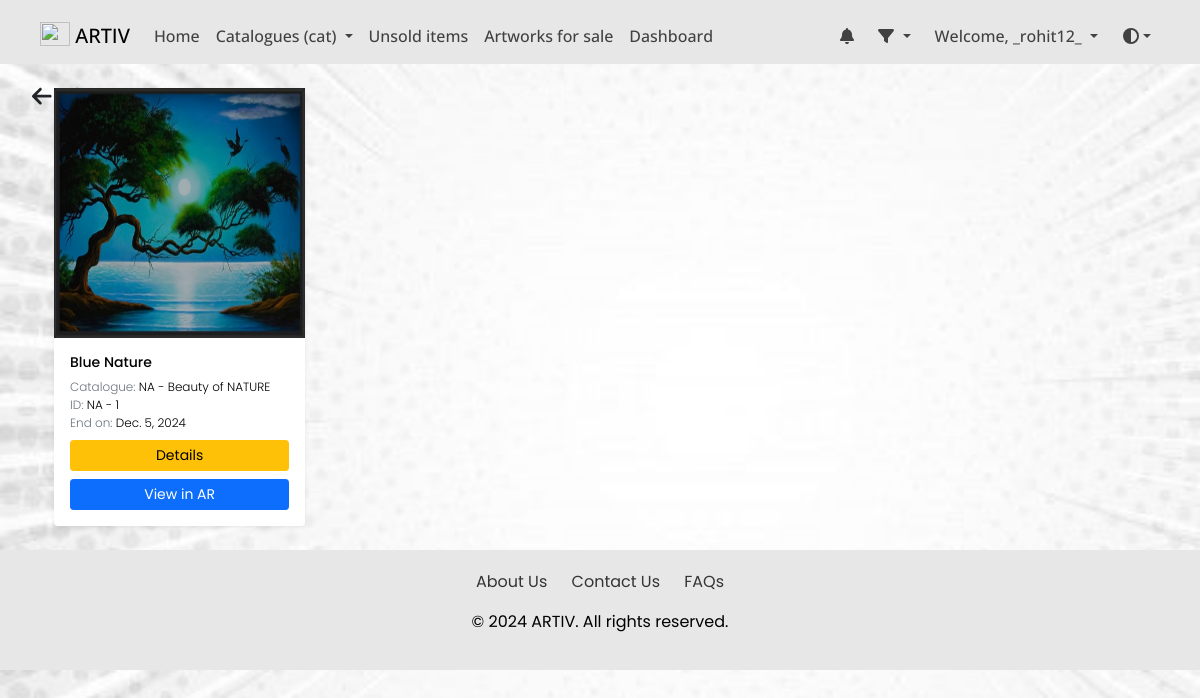
Page /unsold/ (signed in) on the committed database.
### dashboard/models.py (models this page shows, shortened)
class Artwork(models.Model):
    SALE_TYPE_CHOICES = [
        ("discount", "Discount"),
        ("bidding", "Bidding"),
    ]
    sale_type = models.CharField(max_length=10, choices=SALE_TYPE_CHOICES, default='bidding')  # New field
    product_id = models.CharField(max_length=255, default="")
    product_name = models.CharField(max_length=255, default="", blank=False, null=False)
    product_price = models.IntegerField(default=0, null=False)
    opening_bid = models.IntegerField(default=0, null=True, blank=True)
    product_cat = models.ForeignKey("Catalogue", on_delete=models.CASCADE, null=True, blank=True)
    product_qty = models.IntegerField(default=0)
    product_image = models.ImageField(upload_to="arts/")
    dimension_unit = models.CharField(
        max_length=2, choices=[("cm", "Centimeters"), ("ft", "Feet")]
    )
    length_in_centimeters = models.FloatField(default=0.0, blank=True, null=True)
    width_in_centimeters = models.FloatField(default=0.0, blank=True, null=True)
    foot = models.FloatField(default=0, blank=True, null=True)
    inches = models.FloatField(default=0, blank=True, null=True)
    created_at = models.DateField(
        default=timezone.now
    )  # Default to current time zone's now
    end_date = models.DateField(null=True, blank=True)
    user = models.ForeignKey(settings.AUTH_USER_MODEL, on_delete=models.CASCADE, null=True, blank=True)
    is_sold = models.BooleanField(default=False)
    is_purchased = models.BooleanField(default=False)
    status = models.CharField(
        max_length=50,
        choices=[
            ("active", "Active"),
            ("closed", "Closed"),
            ("waiting_for_response", "Waiting for Response"),
            ("unsold", "Unsold"),
        ],
        default="active",
    )
    response_deadline = models.DateTimeField(
        blank=True, null=True
    )  # To store the deadline for buyer response
    buyer_response = models.CharField(
        max_length=11,
        choices=[("yes", "Yes"), ("no", "No"), ("no_response", "No Response")],
        default="no_response",
    )
    discounted_price = models.DecimalField(max_digits=10, decimal_places=2, null=True, blank=True)  # For discount

class Catalogue(models.Model):
    cat_name = models.CharField(max_length=255)
    def __str__(self):
        return self.cat_name

### art/views.py (the view)
# urls.py: path('unsold/',views.UnsoldListView.as_view(),name="unsold_items"),
class UnsoldListView(LoginRequiredMixin, ListView):
    model = Artwork
    template_name = "art/unsold.html"
    context_object_name = "object_list"
    def get_queryset(self):
        queryset = Artwork.objects.filter(
            end_date__lt=timezone.now(), product_qty__gt=0
        )
        filter_param = self.request.GET.get("filter", None)
        if filter_param == "asc":
            queryset = queryset.order_by("end_date")
        elif filter_param == "desc":
            queryset = queryset.order_by("-end_date")
        return queryset

### art/context_processors.py (called while the page is built)
def catalogue_list(request):
    return {"catalogue_list": Catalogue.objects.all()}

### dashboard/templatetags/auth_extras.py (called while the page is built)
@register.filter(name='has_group')
def has_group(user, group_name):
    group = Group.objects.get(name=group_name)
    return True if group in user.groups.all() else False

### templates/art/unsold.html (shortened to what this page needs)
{% extends './layout.html' %}
{% load static %}
{% block css_file %}
<link rel="stylesheet" href="{% static 'dashboard/css/unsold.css'%}" type="text/css">
<link rel="stylesheet" href="https://stackpath.bootstrapcdn.com/bootstrap/4.5.2/css/bootstrap.min.css">
{% endblock %}
{% block body %}
{% load i18n %}
{% load static %}
{% include "./includes/navbar.html" %}
<br>
{% include "./arrow_button.html" %}
<div class="button-container">
    <i class="fa-solid fa-arrow-left" style="cursor:pointer; font-size:1.4rem; margin-right:10px" onclick="goBack()"></i>
</div>
<div class="container">
    <div class="row poppins-regular-products">
        {% for product in object_list %}
        <div class="product-card col-6 col-md-4 col-xxl-2">
            <div class="app-card app-card-doc shadow-sm h-100">
                <div class="app-card-thumb-holder p-3">
                    <div class="app-card-thumb">
                        <img class="thumb-image" src="{{ MEDIA_URL }}{{product.product_image}}" alt="">
                    </div>
                </div>
                <div class="app-card-body p-3 has-card-actions">
                    <h4 class="app-doc-title truncate mb-0">{{product.product_name}}</h4><br>
                    <div class="app-doc-meta">
                        <ul class="list-unstyled mb-0">
                            <li><span class="text-muted">Catalogue:</span> <span class="text-details">{{product.product_cat}}</span></li>
                            <li><span class="text-muted">ID:</span>  <span class="text-details">{{product.product_id}}</span></li>
                            <li><span class="text-muted">End on:</span> <span class="text-details">{{product.end_date}}</span></li>
                        </ul>
                        <div class="btn-group d-flex mx-auto mb-2 mt-2" role="group" aria-label="Basic outlined example">
                            <a href="{% url 'art:product_details' pk=product.pk %}" type="button" class="btn btn-warning btn-sm">Details</a>
                        </div>
                        <div class="d-grid gap-2">
                            <a class="btn btn-primary btn-sm" type="button" href="{% url 'art:view_3d' id=product.id %}">View in AR</a>
                        </div>
                    </div>
                </div>
            </div>
        </div>
        {% empty %}
        <h3 class="open-sans-empty dark-mode-heading"> No artworks to show </h3>
        {% endfor %}
    </div>
</div>
<br>
{% endblock %}

### templates/art/includes/navbar.html (shortened to what this page needs)
{% load static %} {% load auth_extras %}
<!DOCTYPE html>
<html lang="en">
  <head>
    <link
      rel="stylesheet"
      type="text/css"
      href="{% static 'dashboard/css/navbar.css' %}"
    />
  </head>
  <body>
    <nav
      class="navbar navbar-expand-lg border-body open-sans-navbar"
      id="navbar"
    >
      <div class="container-fluid">
        <a
          class="navbar-brand"
          href="#"
          data-toggle="modal"
          data-target="#logoModal"
        >
          <img
            src="{% static 'images/assets/ARTIV_LOGO.jpg' %}"
            alt=""
            width="30"
            height="24"
            class="d-inline-block align-text-top"
          />
          ARTIV
        </a>
        <div class="collapse navbar-collapse" id="navbarSupportedContent">
          <ul class="navbar-nav me-auto mb-2 mb-lg-0">
            <li class="nav-item">
              <a
                class="nav-link"
                aria-current="page"
                href="{% url 'art:index' %}"
                >Home</a
              >
            </li>
            <li class="nav-item dropdown">
              <a
                class="nav-link dropdown-toggle"
                href="#"
                id="navbarDropdown"
                role="button"
                data-toggle="dropdown"
                aria-expanded="false"
              >
                Catalogues (cat)
              </a>
            </li>
            <li class="nav-item">
              <a class="nav-link" href="{% url 'art:unsold_items' %}"
                >Unsold items</a
              >
            </li>
            <li class="nav-item">
              <a class="nav-link" href="{% url 'art:artwork_sale' %}"
                >Artworks for sale</a
              >
            </li>
            {% if user.is_authenticated %}
            <li class="nav-item">
              {% if user|has_group:"SellerGroup" %}
              <a class="nav-link" href="{% url 'dashboard:dashboard' %}"
                >Dashboard</a
              >
              {% else %}
              <a class="nav-link" href="{% url 'dashboard:order_list' %}"
                >Dashboard</a
              >
              {% endif %}
            </li>
            {% else %}
            <li class="nav-item">
              <a class="nav-link" href="{% url 'art:register_seller' %}"
                >Become a seller</a
              >
            </li>
            {% endif %}
          </ul>
          <div class="d-flex align-items-center">
            {% if user.is_authenticated %}
            <div class="nav-item notification-icon">
              <a class="nav-link" href="#" id="notificationIcon">
                <i class="fas fa-bell"></i>
              </a>
            </div>
            <ul class="navbar-nav me-auto mb-2 mb-lg-0">
              <li class="nav-item dropdown">
                <a
                  class="nav-link dropdown-toggle"
                  href="#"
                  id="filterDropdown"
                  role="button"
                  data-toggle="dropdown"
                  aria-haspopup="true"
                  aria-expanded="false"
                >
                  <i class="fa-solid fa-filter"></i>
                </a>
              </li>
            </ul>
            <div class="nav-item dropdown">
              <a
                class="nav-link dropdown-toggle"
                href="#"
                id="userDropdown"
                role="button"
                data-toggle="dropdown"
                aria-expanded="false"
              >
                Welcome, {{ user.username }}
              </a>
            </div>
            {% endif %}
            <ul class="navbar-nav flex-row flex-wrap ms-md-auto">
              <li class="nav-item-mode dropdown-mode">
                <button
                  class="btn btn-link nav-link py-2 px-0 px-lg-2 dropdown-toggle dropdown-toggle-mode d-flex align-items-center"
                  id="bd-theme"
                  type="button"
                  aria-expanded="false"
                  data-bs-toggle="dropdown"
                  data-bs-display="static"
                  aria-label="Toggle theme"
                >
                  <i class="fas fa-adjust"></i>
                </button>
              </li>
            </ul>
          </div>
        </div>
      </div>
    </nav>
  </body>
</html>

### static/dashboard/css/contact.css (style rules this page uses)
.button-container { position: absolute; top: 85px; left: 2rem; }
:root { --background-color: #e7e7e7; --text-color: #000; --link-color: #343434; --link-hover-color: #000000; --title-color: #000; --contact-text-color: #000; }
body { background-color: var(--background-color); color: var(--text-color); }

### static/dashboard/css/unsold.css (style rules this page uses)
.poppins-regular-products { font-family: "Poppins", sans-serif; font-weight: 350; font-style: normal; }
.product-card { flex: 0 0 auto !important; width: 24.66666667% !important; }
.row { justify-content: start; --bs-gutter-y: 1.5rem !important; }
.text-details { color: black; }
:root { --card-bg-light: #ffffff; --card-bg-dark: #2c2c2c; --text-light: #000000; --text-dark: #ffffff; }
.button-container { position: absolute; top: 85px; right: 10px; }
body.light-mode .app-card { background-color: var(--card-bg-light) !important; color: var(--text-light) !important; }

### static/dashboard/css/navbar.css (style rules this page uses)
.open-sans-navbar { font-family: "Open Sans", sans-serif; font-optical-sizing: auto; font-weight: 500; font-style: normal; font-variation-settings: 100; }
.navbar { background-color: #161617; padding-top: 1rem !important; }
.navbar .navbar-brand { color: #ffffff; }
.navbar .nav-link { color: #898383; }
body.light-mode .navbar { background-color: #e7e7e7; color: #000; }
body.light-mode .navbar .navbar-brand { color: #000; }
body.light-mode .navbar .nav-link { color: #424141; }
:root { --border-color: black; }
.dropdown-toggle-mode { cursor: pointer; }
.notification-icon { position: relative; }

### static/dashboard/css/signup.css (style rules this page uses)
.container { display: block; width: 100%; padding-right: 15px; padding-left: 15px; margin-right: auto; margin-left: auto; }
.btn { display: inline-block; font-weight: 400; color: #fff; text-align: center; vertical-align: middle; -webkit-user-select: none; -moz-user-select: none; -ms-user-select: none; user-select: none; border: 1px solid transparent; padding: 0.375rem 0.75rem; font-size: 1rem; line-height: 1.5; border-radius: 0.25rem; }
.btn-primary { color: #fff; background-color: #007bff; border-color: #007bff; }
.btn-link { font-weight: 400; color: #4a4a4a; text-decoration: none; border-color: #ffc107; }

### static/dashboard/css/faq.css (style rules this page uses)
:root { --background-color: #f8f9fa; --text-color: #000; --link-color: #007bff; --link-hover-color: #0056b3; --title-color: #000; --accordion-bg-color: #fff; --accordion-border-color: #ddd; --accordion-header-bg-color: #f7f7f7; --accordion-header-text-color: #000; }
body { background-color: var(--background-color); color: var(--text-color); }

### static/dashboard/css/index.css (style rules this page uses)
:root { --background-color: #e7e7e7; --text-color: #000; --link-color: #343434; --link-hover-color: #000000; --title-color: #000; --contact-text-color: #000; }
.poppins-regular-products { font-family: "Poppins", sans-serif; font-weight: 350; font-style: normal; }
.row { justify-content: start; --bs-gutter-y: 1.5rem !important; }
.button-container { position: absolute; top: 85px; left: 2rem; }
body.light-mode .app-card { background-color: var(--card-bg-light) !important; color: var(--text-light) !important; }

### static/home/css/about.css (style rules this page uses)
.light-mode h1, .light-mode h4 { color: black ; }
body, h1, h4, p { margin: 0; padding: 0; }
h1, h4 { text-align: center; }

### static/dashboard/css/register_seller.css (style rules this page uses)
.container { display: block; width: 100%; padding-right: 15px; padding-left: 15px; margin-right: auto; margin-left: auto; }
.btn { display: inline-block; font-weight: 400; color: #fff; text-align: center; vertical-align: middle; -webkit-user-select: none; -moz-user-select: none; -ms-user-select: none; user-select: none; background-color: transparent; border: 1px solid transparent; padding: 0.375rem 0.75rem; font-size: 1rem; line-height: 1.5; border-radius: 0.25rem; }
.btn-primary { color: #fff; background-color: #007bff; border-color: #007bff; }
.btn-link { font-weight: 400; color: #4a4a4a; text-decoration: none; border-color: #ffc107; }

### static/dashboard/css/artwork_detail.css (style rules this page uses)
:root { --card-bg-light: #ffffff; --card-bg-dark: #2c2c2c; --text-light: #000000; --text-dark: #ffffff; }
body { color: var(--text-color); }
body.light-mode { --card-bg: var(--card-bg-light); --text-color: var(--text-light); }
.button-container { position: absolute; top: 85px; left: 2rem; }

### rows in the picture
Artwork: product_image (picture), product_name "Blue Nature", product_cat "NA - Beauty of NATURE", product_id "NA - 1", end_date "Dec. 5, 2024"

### other values in the picture
{{ user.username }} "_rohit12_"
